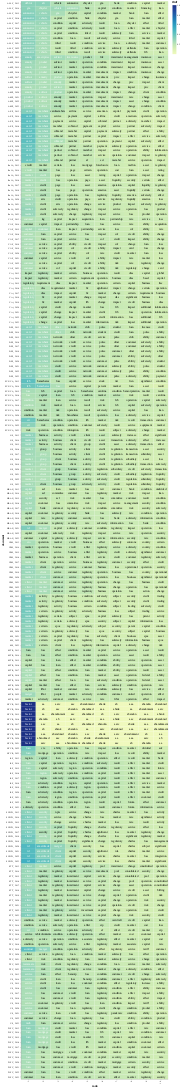

The notebook cell this image was saved under:
### Markdown cell above
The table below presents the top 10 most frequently appearing words for each financial institution, annually.

### Code cell
import altair as alt
import numpy as np
# adding a little randomness to break ties in term ranking
top_tfidf_plusRand = top_tfidf.copy()
top_tfidf_plusRand['tfidf'] = top_tfidf_plusRand['tfidf'] + np.random.rand(top_tfidf.shape[0])*0.0001
# base for all visualizations, with rank calculation
base = alt.Chart(top_tfidf_plusRand).encode(
    x = 'rank:O',
    y = 'document:N'
).transform_window(
    rank = "rank()",
    sort = [alt.SortField("tfidf", order="descending")],
    groupby = ["document"],
)
# heatmap specification
heatmap = base.mark_rect().encode(
    color = 'tfidf:Q'
)
# text labels, white for darker heatmap colors
text = base.mark_text(baseline='middle').encode(
    text = 'term:N',
    color = alt.condition(alt.datum.tfidf >= 0.23, alt.value('white'), alt.value('black'))
)
# display the three superimposed visualizations
(heatmap + text).properties(width = 600)

### Figure 1 — Vega-Lite specification as saved in the notebook (floating-point values rounded to 4 significant figures; data arrays with more than 128 entries replaced by an {"elided": "..."} marker saying what was removed)
{"config": {"view": {"continuousWidth": 400, "continuousHeight": 300}}, "layer": [{"mark": "rect", "encoding": {"color": {"field": "tfidf", "type": "quantitative"}, "x": {"field": "rank", "type": "ordinal"}, "y": {"field": "document", "type": "nominal"}}, "transform": [{"window": [{"op": "rank", "field": "", "as": "rank"}], "groupby": ["document"], "sort": [{"field": "tfidf", "order": "descending"}]}]}, {"mark": {"type": "text", "baseline": "middle"}, "encoding": {"color": {"condition": {"value": "white", "test": "(datum.tfidf >= 0.23)"}, "value": "black"}, "text": {"field": "term", "type": "nominal"}, "x": {"field": "rank", "type": "ordinal"}, "y": {"field": "document", "type": "nominal"}}, "transform": [{"window": [{"op": "rank", "field": "", "as": "rank"}], "groupby": ["document"], "sort": [{"field": "tfidf", "order": "descending"}]}]}], "data": {"name": "data-edf733abc4a46a4d8e927aae86a533c6"}, "width": 600, "$schema": "https://vega.github.io/schema/vega-lite/v4.17.0.json", "datasets": {"data-edf733abc4a46a4d8e927aae86a533c6": {"elided": "2200 records"}}}
